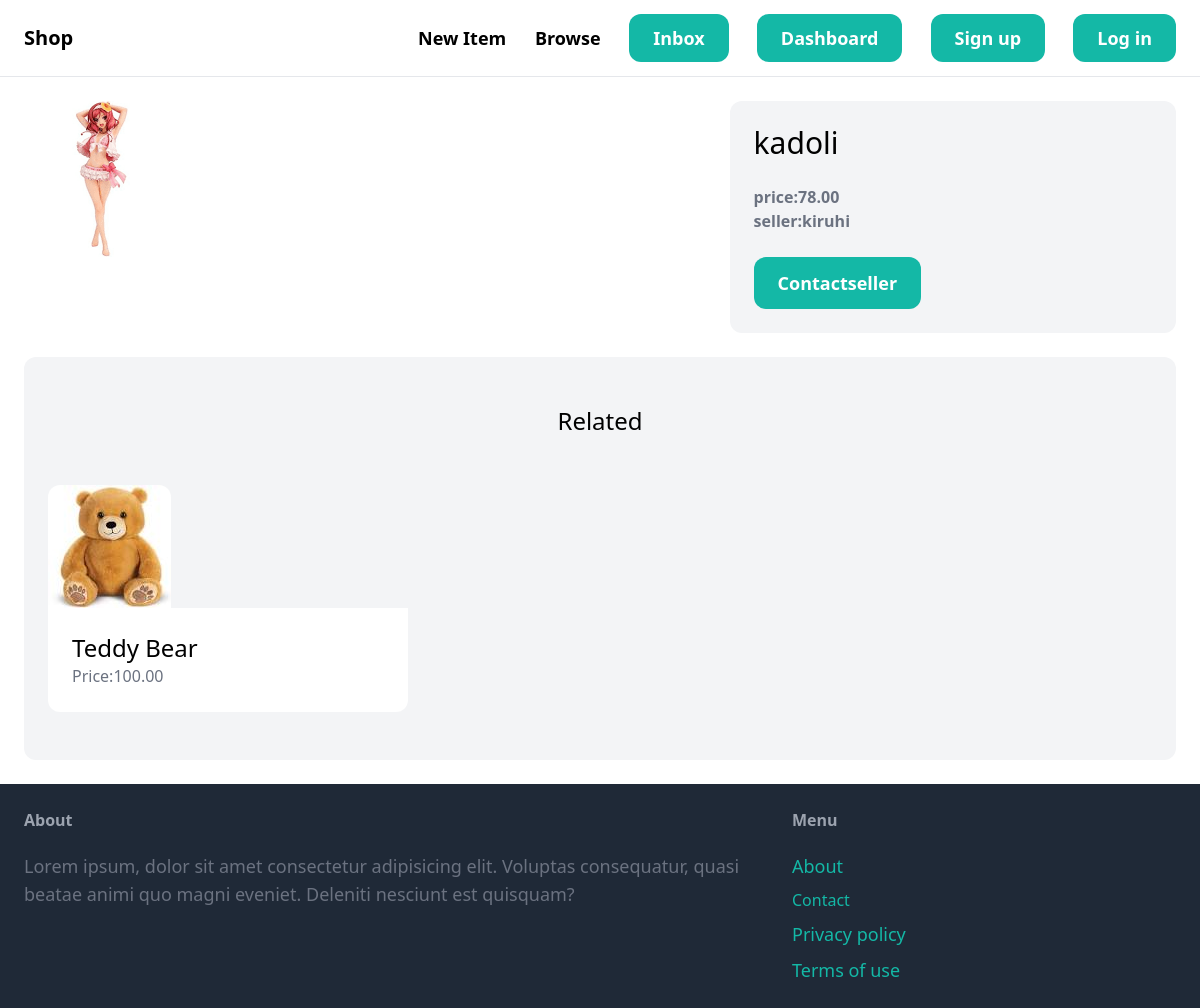
Screenshot of /items/3/ with the database file from the repository.
### items/models.py (models this page shows, shortened)
class Item(models.Model):
	category=models.ForeignKey(Category, related_name='items',on_delete=models.CASCADE)
	name = models.CharField(max_length=255)
	description = models.TextField(blank=True, null=True)
	price = models.DecimalField(max_digits=9, decimal_places=2)
	image = models.ImageField(upload_to='item_images',blank=True,null=True)
	is_sold = models.BooleanField(default=False)
	created_by = models.ForeignKey(User, related_name='items',on_delete=models.CASCADE)
	created_at = models.DateTimeField(auto_now_add=True)

### items/views.py (the view)
# urls.py: path('<int:pk>/', views.detail, name='detail'),
def detail(request,pk):
	item=get_object_or_404(Item, pk=pk)
	related_items=Item.objects.filter(category=item.category,is_sold=False).exclude(pk=pk)[0:3]
	return render(request, 'items/detail.html',locals())

### items/templates/items/detail.html (shortened to what this page needs)
{% extends 'core/base.html' %}
{%block content%}
<div class="grid grid-cols-5 gap-6">
    <div class="col-span-3">
        <img src="{{item.image.url}}" class="rounded-xl"/>
    </div>
    <div class="col-span-2 p-6 bg-gray-100 rounded-xl">
        <h1 class="mb-6 text-3xl">{{item.name}}</h1>
        <div class="text-gray-500"><strong>price:{{item.price}}</strong></div>
        <div class="text-gray-500"><strong>seller:{{item.created_by.username}}</strong></div>
        <a href="" class="inline-block mt-6 px-6 py-3 text-lg font-semibold bg-teal-500 text-white hover:bg-teal-700 rounded-xl">Contactseller</a>
    </div>
</div>
<div class="mt-6 px-6 py-12 bg-gray-100 rounded-xl">
    <h2 class="mb-12 text-2xl text-center">Related</h2>
    <div class="grid grid-cols-3 gap-3">
        {% for item in related_items%}
        <div>
        <a href="{% url 'items:detail' item.id %}">
            <div>
                <img src="{{ item.image.url }}" class="rounded-t-xl">
            </div>
            <div class="p-6 bg-white rounded-b-xl">
                <h2 class="text-2xl">{{item.name}}</h2>
                <p class="text-gray-500">Price:{{item.price}}</p>
            </div>
        </a>
        </div>
        {% endfor %}
    </div>
</div>
{% endblock %}

### rows the page displays
Item: image (picture), name "kadoli", price "78.00", created_by.username "kiruhi"
Item: image (picture), name "Teddy Bear", price "100.00"
